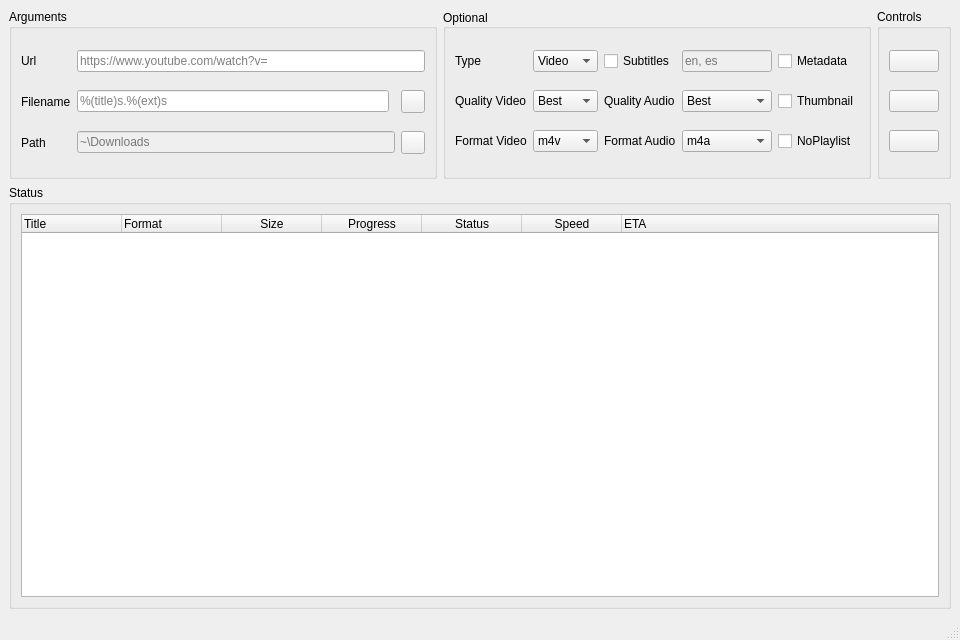
<?xml version="1.0" encoding="UTF-8"?>
<ui version="4.0">
 <class>MainWindow</class>
 <widget class="QMainWindow" name="MainWindow">
  <property name="geometry">
   <rect>
    <x>0</x>
    <y>0</y>
    <width>960</width>
    <height>640</height>
   </rect>
  </property>
  <property name="windowTitle">
   <string>Media-Catcher</string>
  </property>
  <property name="windowIcon">
   <iconset theme="media-optical"/>
  </property>
  <widget class="QWidget" name="centralwidget">
   <property name="font">
    <font>
     <pointsize>9</pointsize>
    </font>
   </property>
   <layout class="QGridLayout" name="gridLayout" rowstretch="2,5" columnstretch="1,1,0">
    <item row="1" column="0" colspan="3">
     <widget class="QGroupBox" name="gb_status">
      <property name="title">
       <string>Status</string>
      </property>
      <layout class="QGridLayout" name="gridLayout_3">
       <item row="0" column="0">
        <widget class="QTreeWidget" name="tw">
         <attribute name="headerVisible">
          <bool>true</bool>
         </attribute>
         <column>
          <property name="text">
           <string>Title</string>
          </property>
         </column>
         <column>
          <property name="text">
           <string>Format</string>
          </property>
         </column>
         <column>
          <property name="text">
           <string>Size</string>
          </property>
          <property name="textAlignment">
           <set>AlignCenter</set>
          </property>
         </column>
         <column>
          <property name="text">
           <string>Progress</string>
          </property>
          <property name="textAlignment">
           <set>AlignCenter</set>
          </property>
         </column>
         <column>
          <property name="text">
           <string>Status</string>
          </property>
          <property name="textAlignment">
           <set>AlignCenter</set>
          </property>
         </column>
         <column>
          <property name="text">
           <string>Speed</string>
          </property>
          <property name="textAlignment">
           <set>AlignCenter</set>
          </property>
         </column>
         <column>
          <property name="text">
           <string>ETA</string>
          </property>
         </column>
        </widget>
       </item>
      </layout>
     </widget>
    </item>
    <item row="0" column="2">
     <widget class="QGroupBox" name="gb_controls">
      <property name="title">
       <string>Controls</string>
      </property>
      <layout class="QVBoxLayout" name="verticalLayout_2">
       <item>
        <widget class="QPushButton" name="pb_add">
         <property name="toolTip">
          <string>
                      &lt;html&gt;&lt;head/&gt;&lt;body&gt;&lt;p&gt;Add&lt;/p&gt;&lt;/body&gt;&lt;/html&gt;</string>
         </property>
         <property name="text">
          <string/>
         </property>
         <property name="icon">
          <iconset theme="list-add"/>
         </property>
         <property name="iconSize">
          <size>
           <width>20</width>
           <height>20</height>
          </size>
         </property>
        </widget>
       </item>
       <item>
        <widget class="QPushButton" name="pb_clear">
         <property name="toolTip">
          <string>
                      &lt;html&gt;&lt;head/&gt;&lt;body&gt;&lt;p&gt;Clear&lt;/p&gt;&lt;/body&gt;&lt;/html&gt;</string>
         </property>
         <property name="text">
          <string/>
         </property>
         <property name="icon">
          <iconset theme="edit-delete"/>
         </property>
         <property name="iconSize">
          <size>
           <width>20</width>
           <height>20</height>
          </size>
         </property>
        </widget>
       </item>
       <item>
        <widget class="QPushButton" name="pb_download">
         <property name="toolTip">
          <string>
                      &lt;html&gt;&lt;head/&gt;&lt;body&gt;&lt;p&gt;Download&lt;/p&gt;&lt;/body&gt;&lt;/html&gt;</string>
         </property>
         <property name="text">
          <string/>
         </property>
         <property name="icon">
          <iconset theme="emblem-downloads"/>
         </property>
         <property name="iconSize">
          <size>
           <width>20</width>
           <height>20</height>
          </size>
         </property>
        </widget>
       </item>
      </layout>
     </widget>
    </item>
    <item row="0" column="1">
     <widget class="QGroupBox" name="gb_embeds">
      <property name="title">
       <string>Optional</string>
      </property>
      <property name="alignment">
       <set>Qt::AlignmentFlag::AlignLeading|Qt::AlignmentFlag::AlignLeft|Qt::AlignmentFlag::AlignVCenter</set>
      </property>
      <property name="flat">
       <bool>false</bool>
      </property>
      <property name="checkable">
       <bool>false</bool>
      </property>
      <layout class="QGridLayout" name="gridLayout_2">
       <item row="2" column="2">
        <widget class="QLabel" name="lb_faudio">
         <property name="text">
          <string>Format Audio</string>
         </property>
        </widget>
       </item>
       <item row="0" column="3">
        <widget class="QLineEdit" name="le_subtitles">
         <property name="enabled">
          <bool>false</bool>
         </property>
         <property name="placeholderText">
          <string>en, es</string>
         </property>
        </widget>
       </item>
       <item row="1" column="1">
        <widget class="QComboBox" name="ob_qvideo">
         <item>
          <property name="text">
           <string>Best</string>
          </property>
         </item>
         <item>
          <property name="text">
           <string>Worst</string>
          </property>
         </item>
         <item>
          <property name="text">
           <string>360p</string>
          </property>
         </item>
         <item>
          <property name="text">
           <string>480p</string>
          </property>
         </item>
         <item>
          <property name="text">
           <string>720p</string>
          </property>
         </item>
         <item>
          <property name="text">
           <string>1080p</string>
          </property>
         </item>
         <item>
          <property name="text">
           <string>1440p</string>
          </property>
         </item>
         <item>
          <property name="text">
           <string>2160p</string>
          </property>
         </item>
        </widget>
       </item>
       <item row="2" column="0">
        <widget class="QLabel" name="lb_fvideo">
         <property name="text">
          <string>Format Video</string>
         </property>
        </widget>
       </item>
       <item row="0" column="2">
        <widget class="QCheckBox" name="cb_subtitles">
         <property name="text">
          <string>Subtitles</string>
         </property>
        </widget>
       </item>
       <item row="1" column="3">
        <widget class="QComboBox" name="ob_qaudio">
         <item>
          <property name="text">
           <string>Best</string>
          </property>
         </item>
         <item>
          <property name="text">
           <string>Worst</string>
          </property>
         </item>
         <item>
          <property name="text">
           <string>64k</string>
          </property>
         </item>
         <item>
          <property name="text">
           <string>96k</string>
          </property>
         </item>
         <item>
          <property name="text">
           <string>128k</string>
          </property>
         </item>
         <item>
          <property name="text">
           <string>192k</string>
          </property>
         </item>
         <item>
          <property name="text">
           <string>256k</string>
          </property>
         </item>
         <item>
          <property name="text">
           <string>320k</string>
          </property>
         </item>
        </widget>
       </item>
       <item row="0" column="1">
        <widget class="QComboBox" name="ob_type">
         <item>
          <property name="text">
           <string>Video</string>
          </property>
         </item>
         <item>
          <property name="text">
           <string>Audio</string>
          </property>
         </item>
        </widget>
       </item>
       <item row="1" column="0">
        <widget class="QLabel" name="lb_qvideo">
         <property name="text">
          <string>Quality Video</string>
         </property>
        </widget>
       </item>
       <item row="1" column="2">
        <widget class="QLabel" name="lb_qaudio">
         <property name="text">
          <string>Quality Audio</string>
         </property>
        </widget>
       </item>
       <item row="2" column="1">
        <widget class="QComboBox" name="ob_fvideo">
         <item>
          <property name="text">
           <string>m4v</string>
          </property>
         </item>
         <item>
          <property name="text">
           <string>mp4</string>
          </property>
         </item>
         <item>
          <property name="text">
           <string>mov</string>
          </property>
         </item>
         <item>
          <property name="text">
           <string>mkv</string>
          </property>
         </item>
         <item>
          <property name="text">
           <string>mka</string>
          </property>
         </item>
        </widget>
       </item>
       <item row="2" column="3">
        <widget class="QComboBox" name="ob_faudio">
         <item>
          <property name="text">
           <string>m4a</string>
          </property>
         </item>
         <item>
          <property name="text">
           <string>mp3</string>
          </property>
         </item>
         <item>
          <property name="text">
           <string>opus</string>
          </property>
         </item>
         <item>
          <property name="text">
           <string>flac</string>
          </property>
         </item>
        </widget>
       </item>
       <item row="0" column="0">
        <widget class="QLabel" name="lb_type">
         <property name="text">
          <string>Type</string>
         </property>
        </widget>
       </item>
       <item row="0" column="4">
        <widget class="QCheckBox" name="cb_metadata">
         <property name="text">
          <string>Metadata</string>
         </property>
        </widget>
       </item>
       <item row="1" column="4">
        <widget class="QCheckBox" name="cb_thumbnail">
         <property name="text">
          <string>Thumbnail</string>
         </property>
        </widget>
       </item>
       <item row="2" column="4">
        <widget class="QCheckBox" name="cb_noplaylist">
         <property name="text">
          <string>NoPlaylist</string>
         </property>
        </widget>
       </item>
      </layout>
     </widget>
    </item>
    <item row="0" column="0">
     <widget class="QGroupBox" name="gb_args">
      <property name="title">
       <string>Arguments</string>
      </property>
      <layout class="QGridLayout" name="gridLayout_4" columnstretch="0,0,0,0">
       <item row="1" column="1" colspan="3">
        <widget class="QLineEdit" name="le_url">
         <property name="placeholderText">
          <string>https://www.youtube.com/watch?v=</string>
         </property>
         <property name="clearButtonEnabled">
          <bool>true</bool>
         </property>
        </widget>
       </item>
       <item row="3" column="1" colspan="2">
        <widget class="QLineEdit" name="le_path">
         <property name="enabled">
          <bool>false</bool>
         </property>
         <property name="readOnly">
          <bool>false</bool>
         </property>
         <property name="placeholderText">
          <string>~\Downloads</string>
         </property>
        </widget>
       </item>
       <item row="2" column="0">
        <widget class="QLabel" name="lb_filename">
         <property name="text">
          <string>Filename</string>
         </property>
        </widget>
       </item>
       <item row="1" column="0">
        <widget class="QLabel" name="lb_url">
         <property name="minimumSize">
          <size>
           <width>0</width>
           <height>0</height>
          </size>
         </property>
         <property name="text">
          <string>Url</string>
         </property>
        </widget>
       </item>
       <item row="3" column="0">
        <widget class="QLabel" name="lb_path">
         <property name="minimumSize">
          <size>
           <width>0</width>
           <height>0</height>
          </size>
         </property>
         <property name="text">
          <string>Path</string>
         </property>
        </widget>
       </item>
       <item row="3" column="3">
        <widget class="QToolButton" name="tb_path">
         <property name="icon">
          <iconset theme="folder-open"/>
         </property>
        </widget>
       </item>
       <item row="2" column="1">
        <widget class="QLineEdit" name="le_filename">
         <property name="placeholderText">
          <string>%(title)s.%(ext)s</string>
         </property>
        </widget>
       </item>
       <item row="2" column="3">
        <widget class="QToolButton" name="tb_filename">
         <property name="text">
          <string/>
         </property>
         <property name="icon">
          <iconset theme="edit-undo"/>
         </property>
        </widget>
       </item>
      </layout>
     </widget>
    </item>
   </layout>
  </widget>
  <widget class="QStatusBar" name="statusBar"/>
 </widget>
 <resources/>
 <connections>
  <connection>
   <sender>cb_subtitles</sender>
   <signal>toggled(bool)</signal>
   <receiver>le_subtitles</receiver>
   <slot>setEnabled(bool)</slot>
   <hints>
    <hint type="sourcelabel">
     <x>635</x>
     <y>59</y>
    </hint>
    <hint type="destinationlabel">
     <x>729</x>
     <y>59</y>
    </hint>
   </hints>
  </connection>
 </connections>
</ui>
